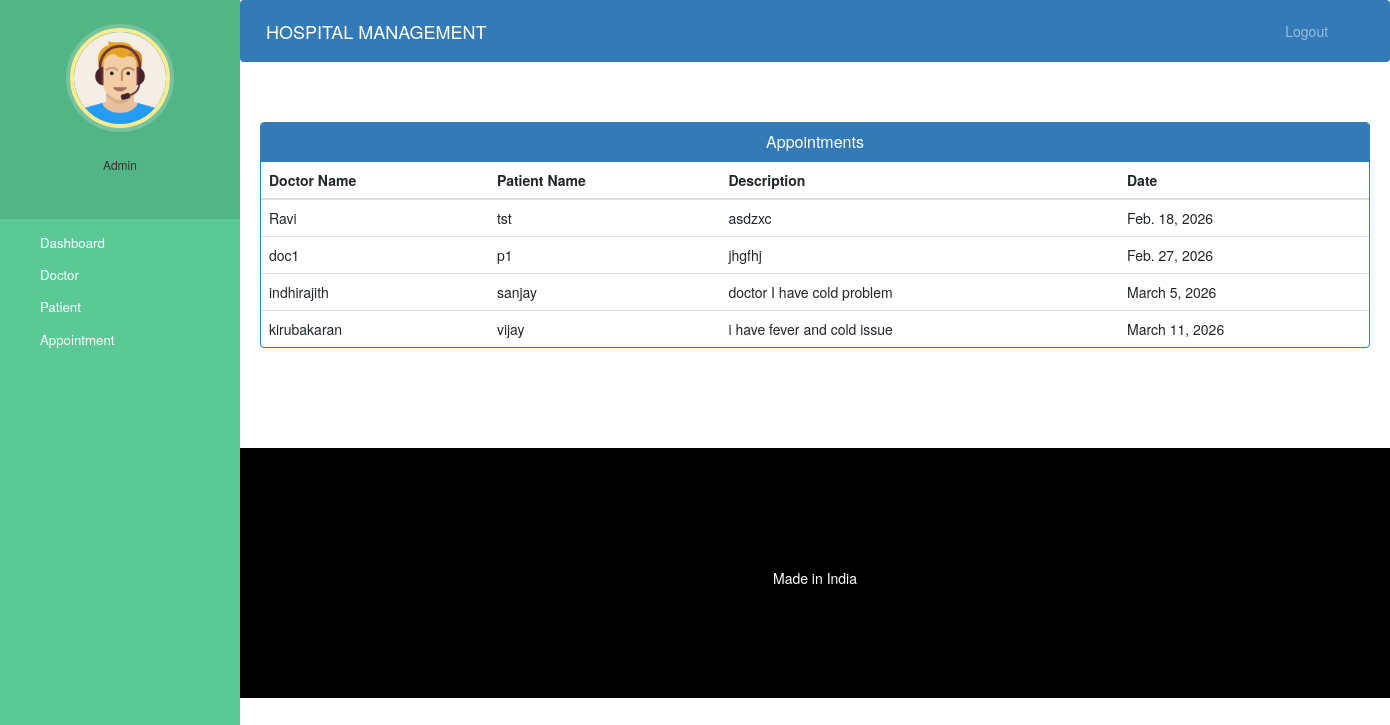
/admin-view-appointment (signed in), run on the app's committed database.
### hospital/models.py (models this page shows)
class Appointment(models.Model):
    patientId=models.PositiveIntegerField(null=True)
    doctorId=models.PositiveIntegerField(null=True)
    patientName=models.CharField(max_length=40,null=True)
    doctorName=models.CharField(max_length=40,null=True)
    appointmentDate=models.DateField(auto_now=True)
    description=models.TextField(max_length=500)
    status=models.BooleanField(default=False)

### hospital/views.py (the view)
# urls.py: path('admin-view-appointment', views.admin_view_appointment_view,name='admin-view-appointment'),
@login_required(login_url='adminlogin')
@user_passes_test(is_admin)
def admin_view_appointment_view(request):
    appointments=models.Appointment.objects.all().filter(status=True)
    return render(request,'hospital/admin_view_appointment.html',{'appointments':appointments})

### hospital/views.py (called while the page is built)
def is_admin(user):
    return user.groups.filter(name='ADMIN').exists()

### templates/hospital/admin_view_appointment.html (shortened to what this page needs)
{% extends 'hospital/admin_base.html' %}
{% block content %}
<head>
  <link href="//netdna.bootstrapcdn.com/bootstrap/3.0.0/css/bootstrap.min.css" rel="stylesheet" id="bootstrap-css">
</head>
<div class="container">
  <div class="panel panel-primary">
    <div class="panel-heading">
      <h6 class="panel-title">Appointments</h6>
    </div>
    <table class="table table-hover" id="dev-table">
      <thead>
        <tr>
          <th>Doctor Name</th>
          <th>Patient Name</th>
          <th>Description</th>
          <th>Date</th>
        </tr>
      </thead>
      {% for a in appointments %}
      <tr>
        <td> {{a.doctorName}}</td>
        <td>{{a.patientName}}</td>
        <td>{{a.description}}</td>
        <td>{{a.appointmentDate}}</td>
      </tr>
      {% endfor %}
    </table>
  </div>
</div>
{% endblock content %}

### static/style.css (style rules this page uses)
body { padding-left: 240px; }

### templates/hospital/admin_base.html (style rules this page uses)
body { padding-left: 240px; }

### templates/hospital/admin_view_appointment.html (style rules this page uses)
h6 { text-align: center; }

### data on the page
Appointment: doctorName "Ravi", patientName "tst", description "asdzxc", appointmentDate "Feb. 18, 2026"
Appointment: doctorName "doc1", patientName "p1", description "jhgfhj", appointmentDate "Feb. 27, 2026"
Appointment: doctorName "indhirajith", patientName "sanjay", description "doctor I have cold problem", appointmentDate "March 5, 2026"
Appointment: doctorName "kirubakaran", patientName "vijay", description "i have fever and cold issue", appointmentDate "March 11, 2026"
